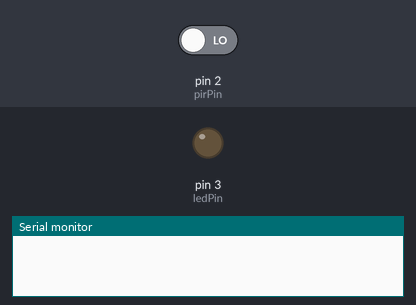
A sketch run on a simulated Arduino Uno, built with avr-gcc and run on an emulated ATmega328P. Shown: output pins drawn as LEDs (lit = HIGH), the last lines printed to the serial monitor. The inputs (shaded band) are chosen by the test bench; at power-on: pin 2 (pirPin) LOW.

Above: at 1.2 s.
1.3 s: pin 2 (pirPin) driven HIGH
At 2.0 s:
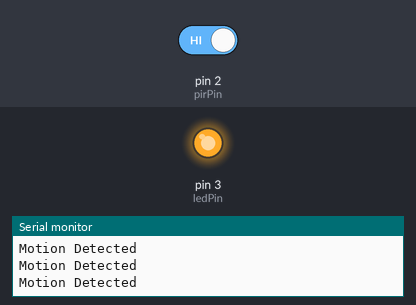
2.8 s: pin 2 (pirPin) driven LOW
At 3.2 s:
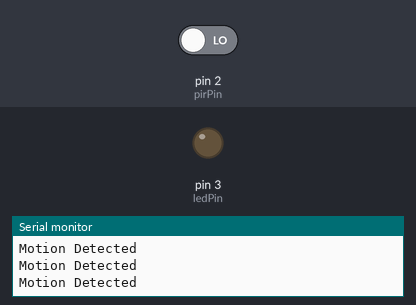
Timing chart, 0 to 5.8 s (numbered marks = the images above; inputs shaded):
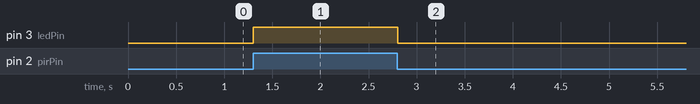

Measured:
- after the input at 1.3 s, pin 3 (ledPin): LOW → HIGH at once
- after the input at 2.8 s, pin 3 (ledPin): HIGH → LOW at once

The sketch:

Task1.1P.ino
```cpp
int pirPin = 2;
int ledPin = 3;

void setup()

{
  Serial.begin(9600);
  pinMode(pirPin, INPUT);
  pinMode(ledPin, OUTPUT);
}

void loop()
{
  int pirState = digitalRead(pirPin);

  if (pirState == HIGH) {
    digitalWrite(ledPin, HIGH);
    Serial.println("Motion Detected");
  } else {
    digitalWrite(ledPin, LOW);
  }

  delay(100);
}
```
